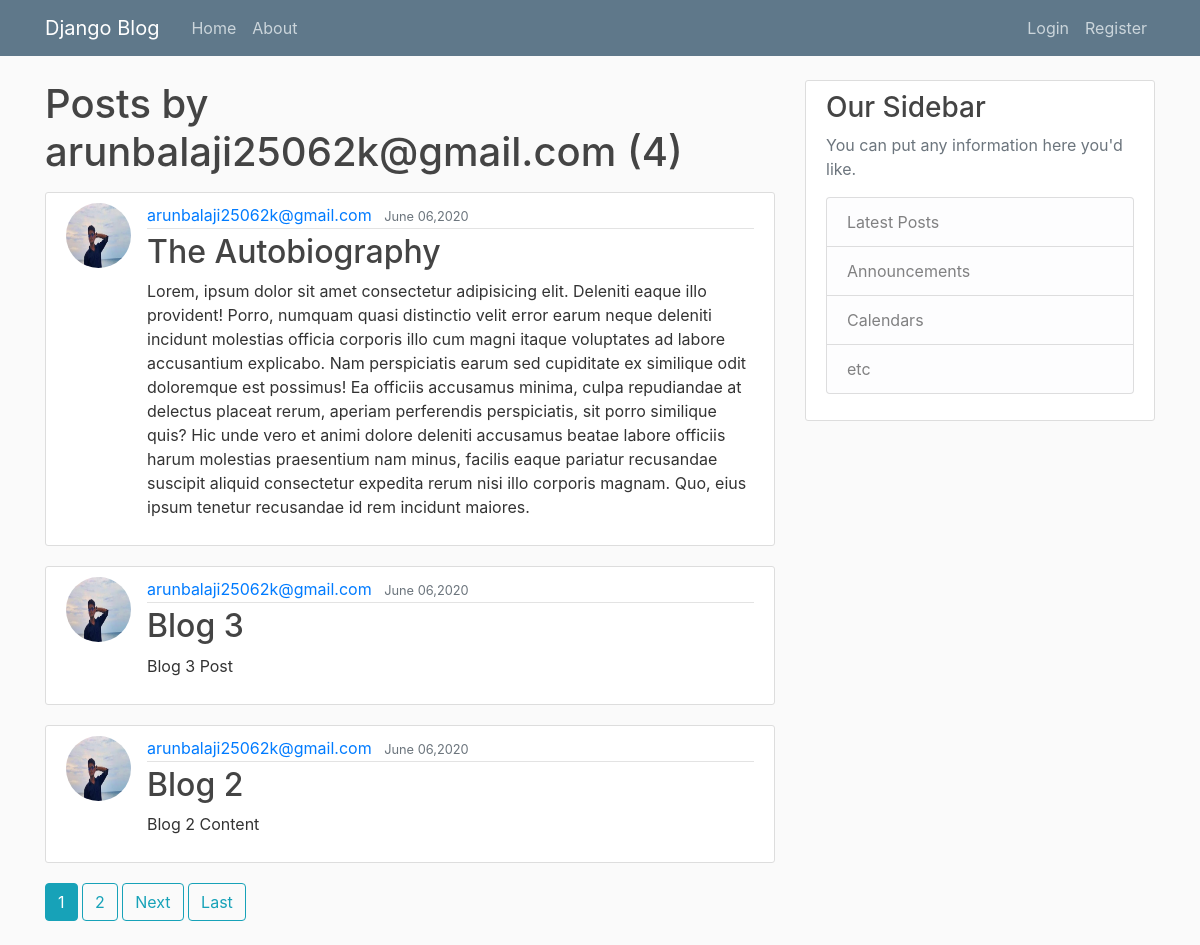
The page /user/arunbalaji25062k@gmail.com on the database as committed earlier.
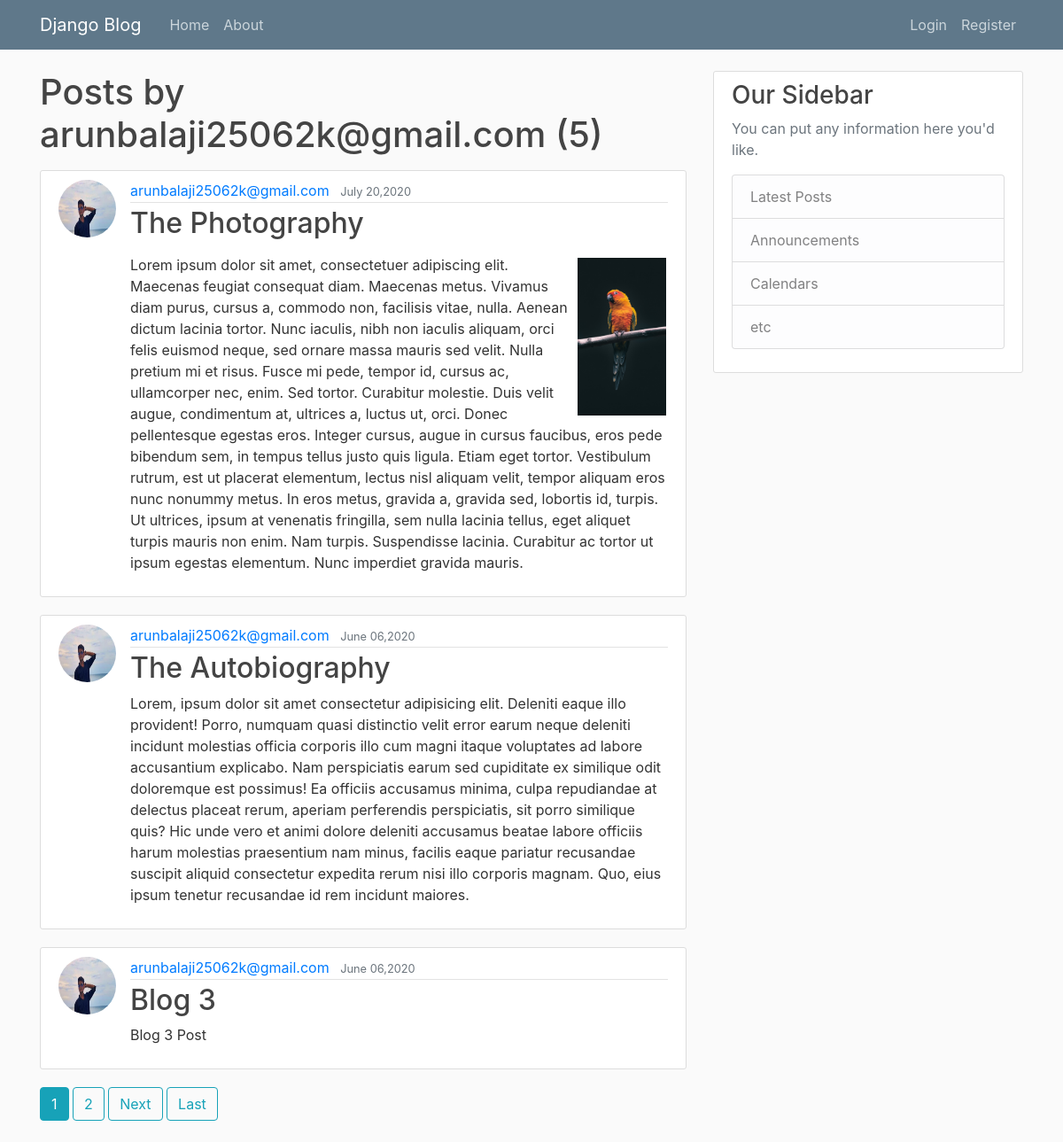
The same page on the database as committed later.
### blog/models.py (models this page shows, shortened)
class Post(models.Model):
    title= models.CharField(max_length=100)
    content = RichTextUploadingField()
    date_posted = models.DateTimeField(default=timezone.now)
    author=models.ForeignKey(User,on_delete=models.CASCADE)

### users/models.py (models this page shows, shortened)
class Profile(models.Model):
    user = models.OneToOneField(User,on_delete=models.CASCADE)
    image=models.ImageField(default="Default.jpg",upload_to='profile_pics')

### blog/views.py (the view)
# urls.py: path('user/<str:username>', UserPostListView.as_view(),name='user-posts'),
class UserPostListView(ListView):
    model=Post
    template_name='blog/user_posts.html'   #<app>/<model>_<viewtype>.html(it tells this is youre looking for)
    context_object_name='posts'
    paginate_by = 3
    def get_queryset(self):
        user = get_object_or_404(User, username= self.kwargs.get('username'))
        return Post.objects.filter(author=user).order_by('-date_posted')

### templates/blog/user_posts.html (shortened to what this page needs)
{% extends 'blog/base.html' %}
{% block content %}
<h1 class="mb-3"> Posts by {{ view.kwargs.username }} ({{ page_obj.paginator.count }})</h1>
{% for post in posts %}
    <article class="media content-section">
        <img class="rounded-circle article-img" src="{{ post.author.profile.image.url}}">
        <div class="media-body">
        <div class="article-metadata">
            <a class="mr-2" href="{% url 'user-posts' post.author.username %}">{{ post.author }}</a>
            <small class="text-muted">{{ post.date_posted |date:"F d,Y" }}</small>
        </div>
        <h2><a class="article-title" href="{% url 'post-detail' post.id %}">{{ post.title }}</a></h2>
        <p class="article-content">{{ post.content|safe }}</p>
        </div>
    </article>
{% endfor %}
{% if is_paginated %}
    {% for num in page_obj.paginator.page_range %}
        {% if page_obj.number == num %}
            <a class="btn btn-info mb-4" href="?page={{ num }}">{{ num }}</a>
        {% elif num > page_obj.number|add:'-3' and num < page_obj.number|add:'3' %}
            <a class="btn btn-outline-info mb-4" href="?page={{ num }}">{{ num }}</a>
        {% endif %}
    {% endfor %}
    {% if page_obj.has_next %}
    <a class="btn btn-outline-info mb-4" href="{{ page_obj.next_page}}">Next</a>
    <a class="btn btn-outline-info mb-4" href="?page={{ page_obj.num_pages }}">Last</a>
    {% endif %}
    {% endif %}
{% endblock %}

Rows that differ between the two databases and show on the page:
no longer on this page (row unchanged): Post: author.profile.image (picture), author "arunbalaji25062k@gmail.com", date_posted "June 06,2020", title "Blog 2", content "Blog 2 Content"
added Post: author.profile.image (picture), author "arunbalaji25062k@gmail.com", date_posted "July 20,2020", title "The Photography", content (picture), content "Lorem ipsum dolor sit amet, consectetuer adipiscing elit. Maecenas feugiat consequat diam. Maecenas metus. Vivamus diam purus, cursus a, commodo non, facilisis vitae, nulla. Aenean dictum lacinia tortor. Nunc iaculis, nibh non iaculis aliquam, orci felis euismod neque, sed ornare massa mauris sed velit. Nulla pretium mi et risus. Fusce mi pede, tempor id, cursus ac, ullamcorper nec, enim. Sed tortor. Curabitur molestie. Duis velit augue, condimentum at, ultrices a, luctus ut, orci. Donec pellentesque egestas eros. Integer cursus, augue in cursus faucibus, eros pede bibendum sem, in tempus tellus justo quis ligula. Etiam eget tortor. Vestibulum rutrum, est ut placerat elementum, lectus nisl…"
Other text that changed with them:
{{ page_obj.paginator.count }}: "4" → "5"
